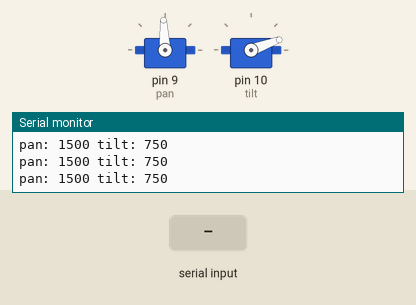
Bench run of a sketch on a simulated Arduino Uno, built with avr-gcc and run on an emulated ATmega328P. Shown: 2 × servo, the last lines printed to the serial monitor. Inputs (shaded band) come from the test bench.

Above: at 1.2 s.
1.3 s: "w" received over Serial
At 2.4 s:
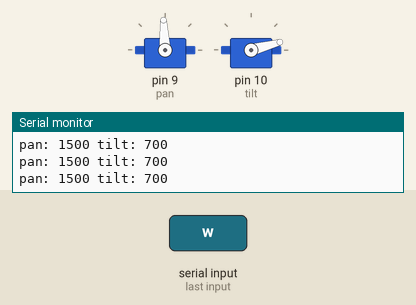
2.8 s: "s" received over Serial
At 3.8 s:
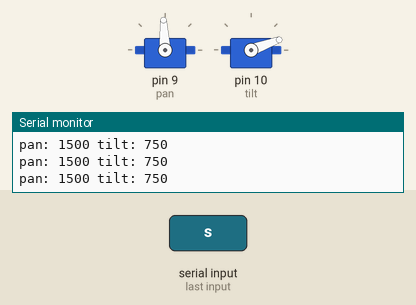
Timing chart, 0 to 5.8 s (numbered marks = the images above; inputs shaded):
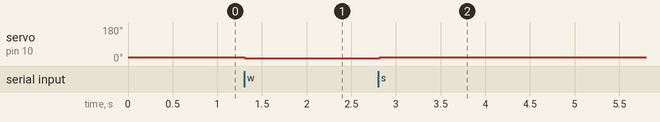

Measured:
- after the input at 1.3 s, servo on pin 10 (tilt): 20° → 15° at once
- after the input at 2.8 s, servo on pin 10 (tilt): 15° → 20° at once

The sketch:

gimbal.ino
```cpp
#include <Servo.h>

char val=0;
int panVal=1500;
int tiltVal=750;

Servo pan;
Servo tilt;

void setup() {
  Serial.begin(9600);
  pan.attach(9);
  tilt.attach(10);
  pan.writeMicroseconds(panVal);
  tilt.writeMicroseconds(tiltVal);
}

void loop() {
  val=0;
  val=Serial.read();
  Serial.print("pan: ");
  Serial.print(panVal);
  Serial.print(" tilt: ");
  Serial.println(tiltVal);
  if(val=='d'&&panVal>800){
    panVal-=50;
  }else if(val=='a'&&panVal<2200){
    panVal+=50;
  }else if(val=='w'&&tiltVal>650){
    tiltVal-=50;
  }else if(val=='s'&&tiltVal<1800){
    tiltVal+=50;
  }
  pan.writeMicroseconds(panVal);
  tilt.writeMicroseconds(tiltVal);
  delay(100);
}
```
